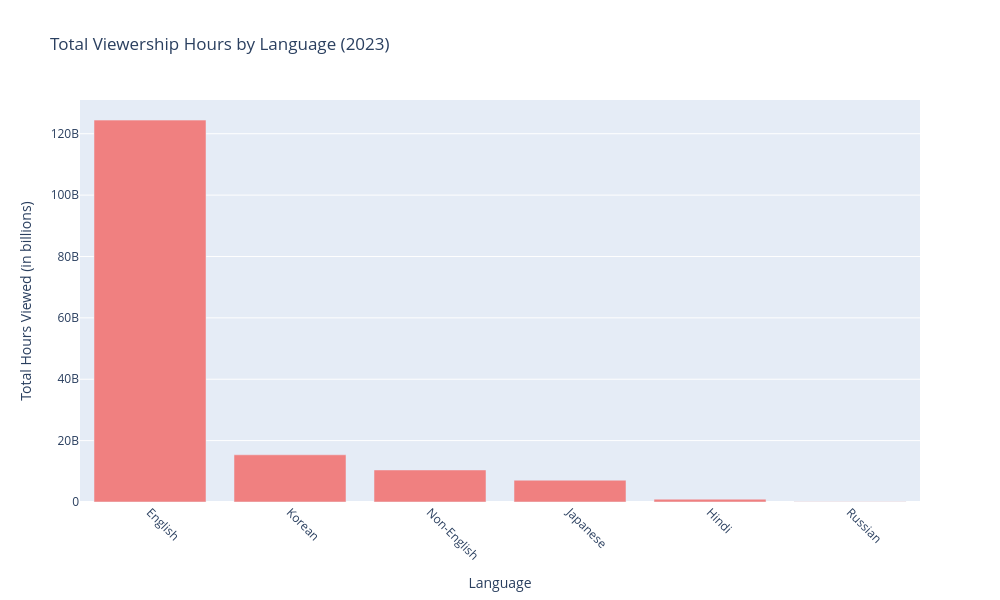

This figure's notebook cell:
### Code cell
# Aggregate viewership hours by language
language_viewership = df.groupby('Language Indicator')['Hours Viewed'].sum().sort_values(ascending=False)

# Visualize total viewership hours by language
fig = go.Figure(data=[
    go.Bar(
        x=language_viewership.index,
        y=language_viewership.values,
        marker_color='lightcoral'
    )
])

fig.update_layout(
    title='Total Viewership Hours by Language (2023)',
    xaxis_title='Language',
    yaxis_title='Total Hours Viewed (in billions)',
    xaxis_tickangle=45,
    height=600,
    width=1000
)

fig.show()

### Figure 1 — Plotly figure (JSON) as saved in the notebook; plotly's stock layout.template omitted (floating-point values rounded to 4 significant figures)
{"data": [{"marker": {"color": "lightcoral"}, "type": "bar", "x": ["English", "Korean", "Non-English", "Japanese", "Hindi", "Russian"], "y": [124400000000.0, 15380000000.0, 10440000000.0, 7102000000.0, 926100000.0, 114600000.0]}], "layout": {"height": 600, "title": {"text": "Total Viewership Hours by Language (2023)"}, "width": 1000, "xaxis": {"tickangle": 45, "title": {"text": "Language"}}, "yaxis": {"title": {"text": "Total Hours Viewed (in billions)"}}}}
